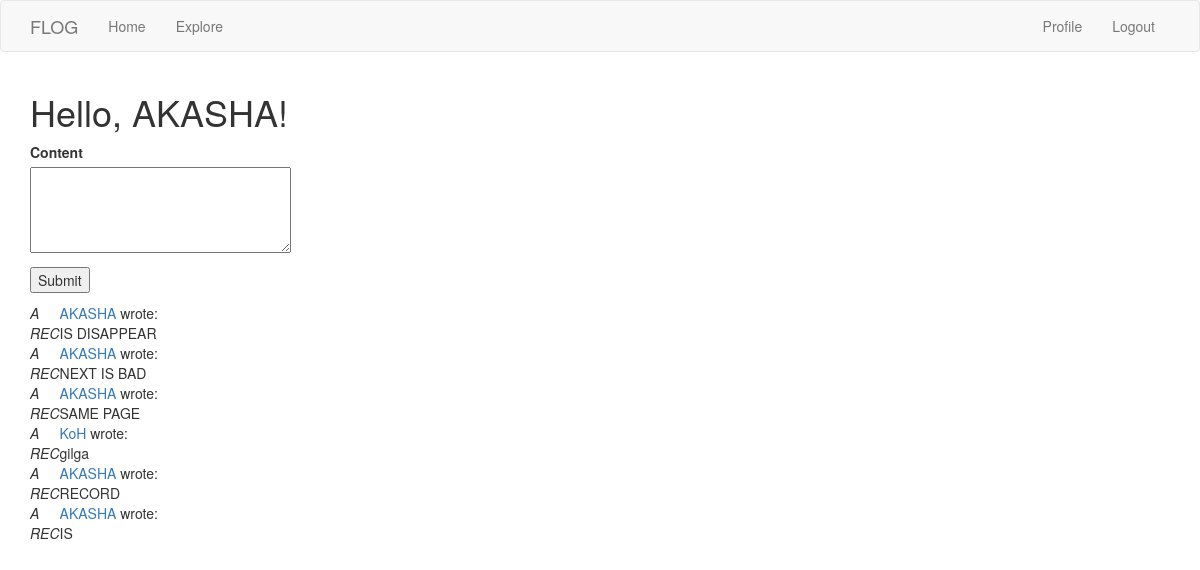
Before: /index (signed in) with the older database file.
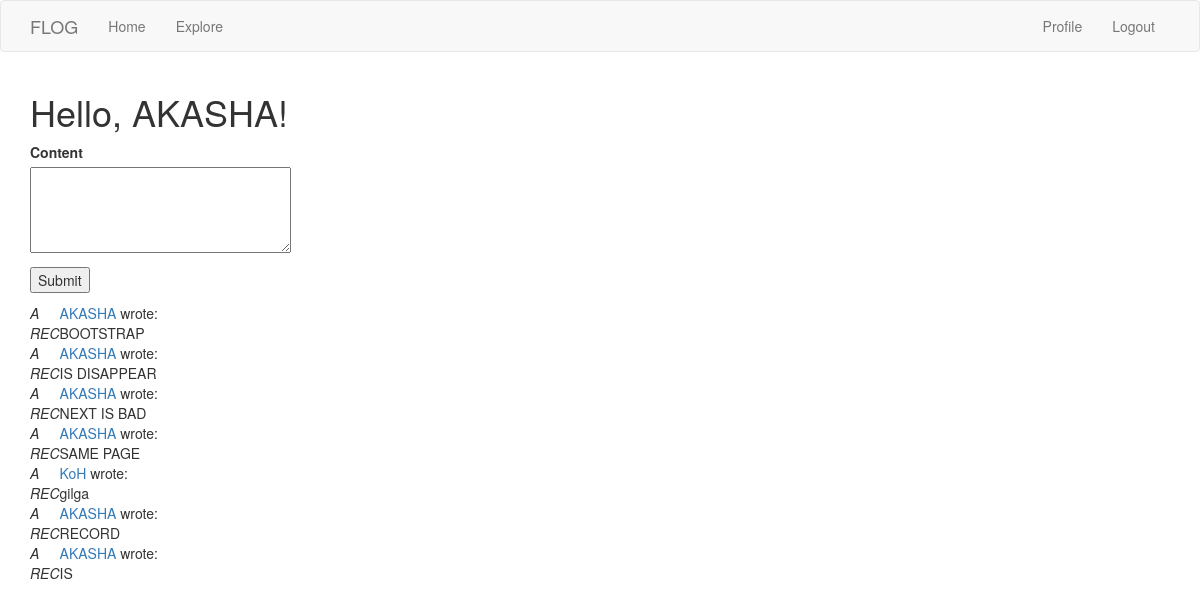
After: the same page with the newer database file.
### app/models.py (models this page shows, shortened)
class User(UserMixin, db.Model):
    id = db.Column(db.Integer, primary_key=True)
    username = db.Column(db.String(64), index=True, unique=True)
    email = db.Column(db.String(128), index=True, unique=True)
    password_hash = db.Column(db.String(128))
    about_me = db.Column(db.String(256))
    last_seen = db.Column(db.DateTime, default=datetime.utcnow)
    posts = db.relationship('Post', backref='author', lazy='dynamic')
    followed = db.relationship(
        'User', secondary=followers,
        primaryjoin=(followers.c.follower_id == id),
        secondaryjoin=(followers.c.followed_id == id),
        backref=db.backref('followers', lazy='dynamic'), lazy='dynamic')
    def followed_posts(self):
        followed_post = Post.query.join(followers, (followers.c.followed_id == Post.user_id)).filter(
                followers.c.follower_id == self.id)
        own_post = Post.query.filter_by(user_id=self.id)
        return followed_post.union(own_post).order_by(Post.timestamp.desc())

class Post(db.Model):
    id = db.Column(db.Integer, primary_key=True)
    body = db.Column(db.String(256))
    timestamp = db.Column(db.DateTime, index=True, default=datetime.utcnow)
    user_id = db.Column(db.Integer, db.ForeignKey('user.id'))

### app/routes.py (the view)
@app.route('/', methods=['GET', 'POST'])
@app.route('/index', methods=['GET', 'POST'])
@login_required
def index():
    form = PostForm()
    if form.validate_on_submit():
        post = Post(body=form.post.data, author=current_user)
        db.session.add(post)
        db.session.commit()
        flash('You successfully made a post!')
        return redirect(url_for('index'))
    page = request.args.get('page', 1, type=int)
    posts = current_user.followed_posts().paginate(page, app.config['POSTS_PER_PAGE'], False)
    next_url = prev_url = None
    if posts.has_next:
        next_url = url_for('index', page=posts.next_num)
    if posts.has_prev:
        prev_url = url_for('index', page=posts.prev_num)
    return render_template('index.html', title='Home', form=form, posts=posts.items,
                            next_url=next_url, prev_url=prev_url)

### app/forms.py
class PostForm(FlaskForm):
    post = TextAreaField('Content', validators=[DataRequired(), Length(min=1, max=256)])
    submit = SubmitField('Submit')

### app/models.py (called while the page is built)
@login.user_loader
def load_user(id):
    return User.query.get(int(id))

### app/routes.py (called while the page is built)
@app.before_request
def before_request():
    if current_user.is_authenticated:
        current_user.last_seen = datetime.utcnow()
        db.session.commit()

### app/templates/index.html (shortened to what this page needs)
{% extends "base.html" %}
{% block app_content %}
    <h1>Hello, {{ current_user.username }}!</h1>
    {% if form %}
    <form action="" method="post">
        <p>
            {{ form.post.label }}<br>
            {{ form.post(cols=32, rows=4) }}<br>
            <p>{{ form.submit() }}</p>
        </p>
    </form>
    {% endif %}
    {% for post in posts %}
        {% include "_post.html" %}
    {% endfor %}
{% endblock %}

### app/templates/base.html (shortened to what this page needs)
{% extends 'bootstrap/base.html' %}
{% block navbar %}
    <nav class="navbar navbar-default">
        <div class="container">
            <div class="navbar-header">
                <a class="navbar-brand" href="{{ url_for('index') }}">FLOG</a>
            </div>
            <div class="collapse navbar-collapse" id="bs-example-navbar-collapse-1">
                <ul class="nav navbar-nav">
                    <li><a href="{{ url_for('index') }}">Home</a></li>
                    <li><a href="{{ url_for('explore') }}">Explore</a></li>
                </ul>
                <ul class="nav navbar-nav navbar-right">
                    {% if current_user.is_anonymous %}
                    <li><a href="{{ url_for('login') }}">Login</a></li>
                    {% else %}
                    <li><a href="{{ url_for('user', username=current_user.username) }}">Profile</a></li>
                    <li><a href="{{ url_for('logout') }}">Logout</a></li>
                    {% endif %}
                </ul>
            </div>
        </div>
    </nav>
{% endblock %}
{%block content %}
    <div class="container">
        {% block app_content %}{% endblock %}
    </div>
{% endblock %}

### app/templates/_post.html
<table>
    <tr valign="top">
        <td><i>A<br>REC</i></td>
        <td>
            <a href="{{ url_for('user', username=post.author.username) }}">
                {{ post.author.username }}
            </a>
            wrote:<br>{{ post.body }}
        </td>
    </tr>
</table>

Changed rows visible on the page:
added Post: author.username "AKASHA", body "BOOTSTRAP"
